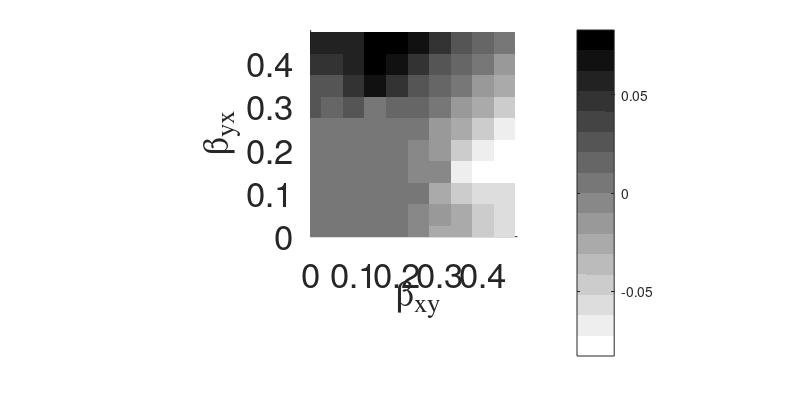
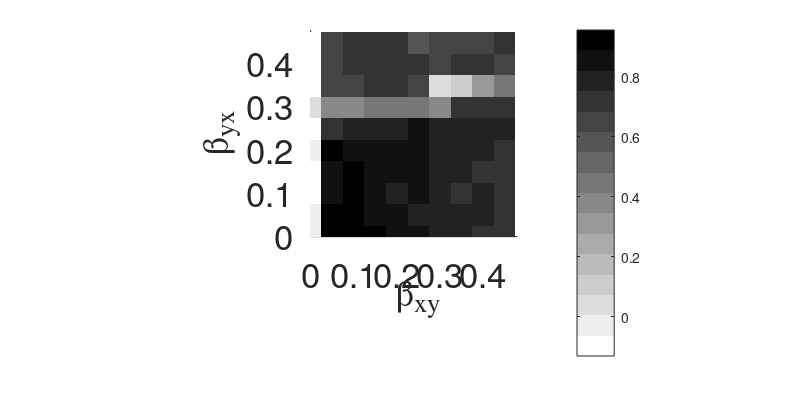
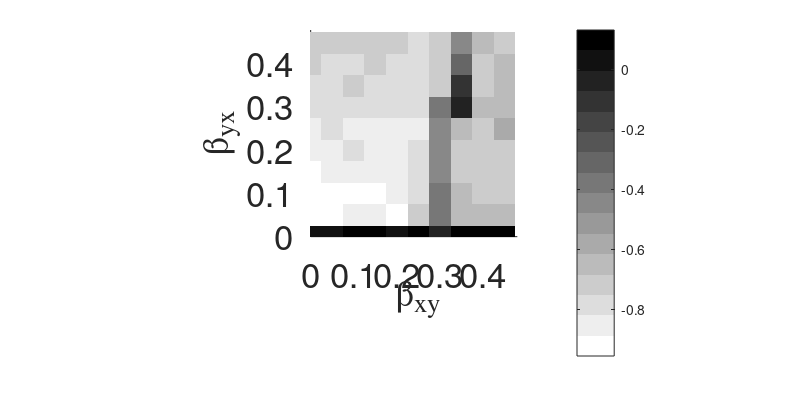
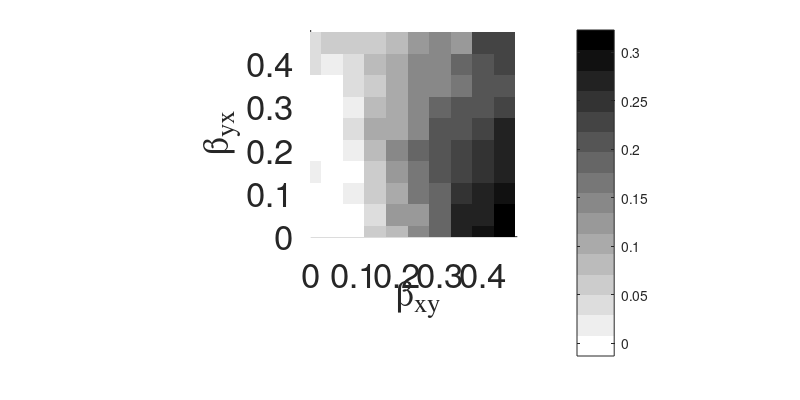

These figures' MATLAB source, in order:
width = 8;
height = 4;

figure('Units', 'inches', ...
'Position', [0 0 width height],...
'PaperPositionMode','auto');

hold on;

numColors = 16;
cmap = colormap(flipud(gray(numColors)));

load ./CoupledLogMapExampleL500rx35ry35.mat
hImage1 = imagesc(Bxy_vec,Byx_vec,leans_stored);
set(gca,'YDir','normal');
hold on;
% hCont2 = contour(Bxy_vec,Byx_vec,leans_stored,...
%             [0.00 0.00],'w','LineWidth',2);
xlim([0 0.48]);
ylim([0 0.48]);
axis square;
% caxis([-0.8 0.8]);
cbar = colorbar();
set(cbar,'Visible','on');

hXLabel = xlabel('\beta_{xy}');
hYLabel = ylabel('\beta_{yx}');

set([hXLabel, hYLabel],'FontName','Times');
set([hXLabel, hYLabel],'FontSize', 25); 

set(gca,'FontSize', 25);
set(get(gca,'xlabel'),'position',[0.25 -0.1 0]);
set(gca,'position',[0.1300 0.1100 0.7750 0.8150] );
set(gca,'OuterPosition',[0 0.2 1 0.8])

hold off;
print -depsc2 ./CoupLogexample_rx35ry35.eps
close;

clear all

width = 8;
height = 4;

figure('Units', 'inches', ...
'Position', [0 0 width height],...
'PaperPositionMode','auto');

hold on;

numColors = 16;
cmap = colormap(flipud(gray(numColors)));

load ./CoupledLogMapExampleL500rx40ry20.mat
hImage1 = imagesc(Bxy_vec,Byx_vec,leans_stored);
set(gca,'YDir','normal');
hold on;
% hCont2 = contour(Bxy_vec,Byx_vec,leans_stored,...
%             [0.00 0.00],'w','LineWidth',2);
xlim([0 0.48]);
ylim([0 0.48]);
axis square;
% caxis([-0.8 0.8]);
cbar = colorbar();
set(cbar,'Visible','on');

hXLabel = xlabel('\beta_{xy}');
hYLabel = ylabel('\beta_{yx}');

set([hXLabel, hYLabel],'FontName','Times');
set([hXLabel, hYLabel],'FontSize', 25); 

set(gca,'FontSize', 25);
set(get(gca,'xlabel'),'position',[0.25 -0.1 0]);
set(gca,'position',[0.1300 0.1100 0.7750 0.8150] );
set(gca,'OuterPosition',[0 0.2 1 0.8])

hold off;
print -depsc2 ./CoupLogexample_rx40ry20.eps
close;

clear all

width = 8;
height = 4;

figure('Units', 'inches', ...
'Position', [0 0 width height],...
'PaperPositionMode','auto');

hold on;

numColors = 16;
cmap = colormap(flipud(gray(numColors)));

load ./CoupledLogMapExampleL500rx20ry40.mat
hImage1 = imagesc(Bxy_vec,Byx_vec,leans_stored);
set(gca,'YDir','normal');
hold on;
% hCont2 = contour(Bxy_vec,Byx_vec,leans_stored,...
%             [0.00 0.00],'w','LineWidth',2);
xlim([0 0.48]);
ylim([0 0.48]);
axis square;
% caxis([-0.8 0.8]);
cbar = colorbar();
set(cbar,'Visible','on');

hXLabel = xlabel('\beta_{xy}');
hYLabel = ylabel('\beta_{yx}');

set([hXLabel, hYLabel],'FontName','Times');
set([hXLabel, hYLabel],'FontSize', 25); 

set(gca,'FontSize', 25);
set(get(gca,'xlabel'),'position',[0.25 -0.1 0]);
set(gca,'position',[0.1300 0.1100 0.7750 0.8150] );
set(gca,'OuterPosition',[0 0.2 1 0.8])

hold off;
print -depsc2 ./CoupLogexample_rx20ry40.eps
close;

clear all

width = 8;
height = 4;

figure('Units', 'inches', ...
'Position', [0 0 width height],...
'PaperPositionMode','auto');

hold on;

numColors = 16;
cmap = colormap(flipud(gray(numColors)));

load ./CoupledLogMapExampleL500rx38ry32.mat
hImage1 = imagesc(Bxy_vec,Byx_vec,leans_stored);
set(gca,'YDir','normal');
hold on;
% hCont2 = contour(Bxy_vec,Byx_vec,leans_stored,...
%             [0.00 0.00],'w','LineWidth',2);
xlim([0 0.48]);
ylim([0 0.48]);
axis square;
% caxis([-0.8 0.8]);
cbar = colorbar();
set(cbar,'Visible','on');

hXLabel = xlabel('\beta_{xy}');
hYLabel = ylabel('\beta_{yx}');

set([hXLabel, hYLabel],'FontName','Times');
set([hXLabel, hYLabel],'FontSize', 25); 

set(gca,'FontSize', 25);
set(get(gca,'xlabel'),'position',[0.25 -0.1 0]);
set(gca,'position',[0.1300 0.1100 0.7750 0.8150] );
set(gca,'OuterPosition',[0 0.2 1 0.8])

hold off;
print -depsc2 ./CoupLogexample_rx38ry32.eps
close;